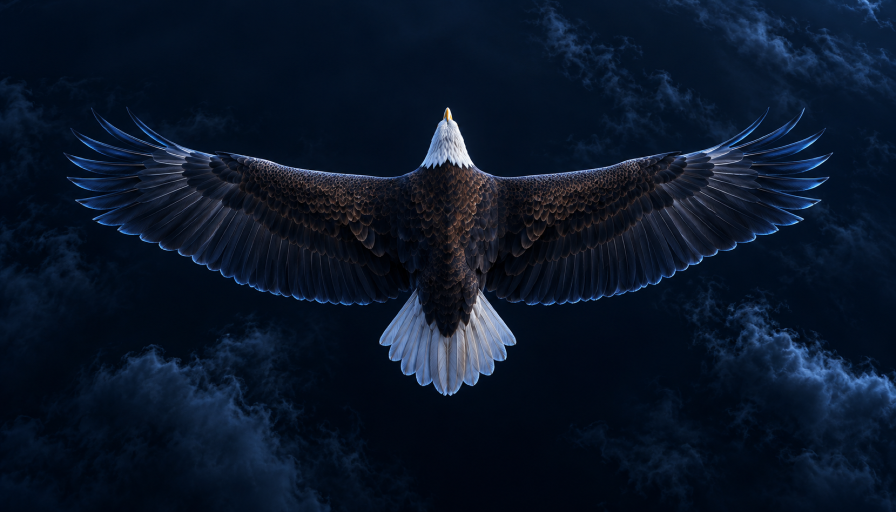
#> input picture docs/design/promo-intro-zh-tw/assets/eagle-soar.png, 1792 x 1024 px (shown at 1/2 size)
$ python make-assets.py
#> lines starting #> are read from the running program, lines starting #| are printed output that depends on the picture
#!/usr/bin/env python3
"""Derived assets for the composition. Crops and colour only; capture files stay untouched.

- assets/sky-night.jpg: night sky plate from the cloud bands of eagle-soar.png (above/below the bird)
- assets/crops/*: real screenshots split so article and panel can move independently, plus S4 cards
"""
from pathlib import Path

import numpy as np
from PIL import Image
from scipy.ndimage import gaussian_filter, map_coordinates

ROOT = Path(__file__).resolve().parent.parent
ASSETS = ROOT / "assets"
CAP = ASSETS / "capture"
CROPS = ASSETS / "crops"
CROPS.mkdir(exist_ok=True)


def smooth(x):
    x = np.clip(x, 0, 1)
    return x * x * (3 - 2 * x)


def build_sky():
    W, H, HORIZON = 1920, 1080, 350
    src = Image.open(ASSETS / "eagle-soar.png").convert("RGB")
#> src is the input picture: PIL image 1792x1024 RGB; mean R, G, B 10.1, 21.8, 40
    ys = np.arange(H, dtype=np.float32)

    top = np.array([7, 13, 43], dtype=np.float32)
    mid = np.array([20, 42, 112], dtype=np.float32)
    low = np.array([7, 13, 43], dtype=np.float32)
    up = smooth(ys / HORIZON) ** 1.8
    dn = smooth((ys - HORIZON) / (H - HORIZON))
    base = np.where(
        (ys < HORIZON)[:, None],
        top[None, :] * (1 - up[:, None]) + mid[None, :] * up[:, None],
        mid[None, :] * (1 - dn[:, None]) + low[None, :] * dn[:, None],
    )
    img = np.repeat(base[:, None, :], W, axis=1).astype(np.float32)

    def strip(box, size, flip=False):
        s = src.crop(box)
        if flip:
            s = s.transpose(Image.FLIP_LEFT_RIGHT)
        return np.array(s.resize(size, Image.LANCZOS)).astype(np.float32)

    def screen(layer, x_mask=None):
        nonlocal img
        layer = np.clip(layer, 0, 255)
        img = 255 - (255 - img) * (255 - layer) / 255

    # Cloud deck seen from above: the cloud band is projected as a ground plane, so it
    # flattens into the horizon instead of hanging like a curtain.
    tex = np.array(src.crop((0, 804, 1792, 1024))).astype(np.float32)
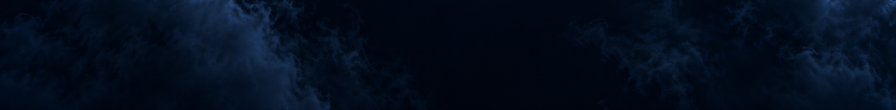
#> tex: shape (220, 1792, 3) float32 (shown at 1/2 size); mean R, G, B 3.2, 13.7, 29.5
    tex_h, tex_w = tex.shape[:2]
#> tex_h = 220; tex_w = 1792

    def sample(ax, ay):
        u = np.abs(((ax + tex_w) % (2 * tex_w)) - tex_w)
        v = np.abs(((ay + tex_h) % (2 * tex_h)) - tex_h)
        u = np.clip(u, 0, tex_w - 1)
        v = np.clip(v, 0, tex_h - 1)
        return np.dstack([map_coordinates(tex[..., c], [v, u], order=1) for c in range(3)])

    deck = np.zeros((H, W, 3), dtype=np.float32)
    xs = (np.arange(W, dtype=np.float32) - 960)[None, :]
    SS = 5
    for j in range(SS):  # supersample depth so the far band does not alias
        rows = np.arange(H, dtype=np.float32)[:, None] + j / SS
        depth = 1 / np.maximum(rows - HORIZON + 3, 3)
        ax, ay = np.broadcast_arrays(xs * depth * 430 + 300, depth * 170000 + 40)
        deck += sample(ax, ay) / SS
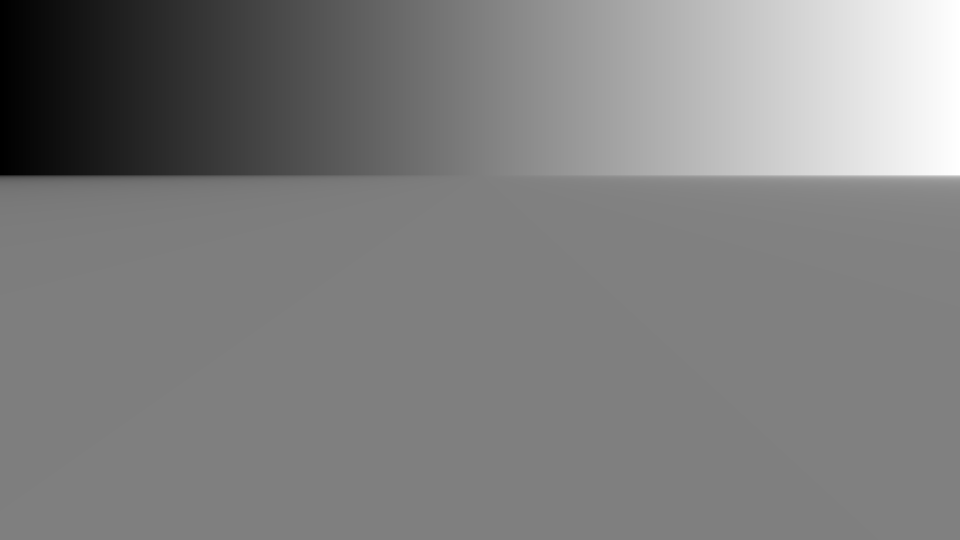
#> ax: shape (1080, 1920) float32 (shown at 1/2 size); min -137300, max 137756.7, mean 275.7; drawn with min black and max white
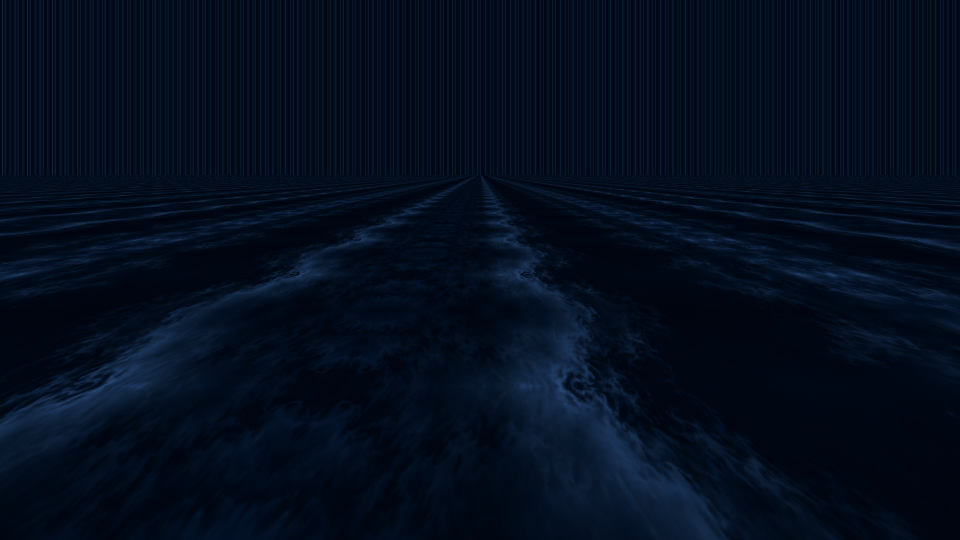
#> deck: shape (1080, 1920, 3) float32 (shown at 1/2 size); mean of channels 0, 1, 2 3.2, 13.9, 29.8; drawn as R, G, B
    depth_y = np.clip((ys - HORIZON) / (H - HORIZON), 0, 1)
#> depth_y = 1080 values from 0 to 0.999
    gain = smooth((ys - HORIZON) / 90) * (1.05 + 2.1 * (1 - depth_y) ** 2) * (1 - smooth((depth_y - 0.42) / 0.58) * 0.86)
#> gain = 1080 values, max 2.67 at index 437, min 0 at index 0, mean 0.865
    screen(gaussian_filter(deck, sigma=(0.6, 1.4, 0)) * gain[:, None, None])
#> in screen, `layer = np.clip(layer, 0, 255)`:
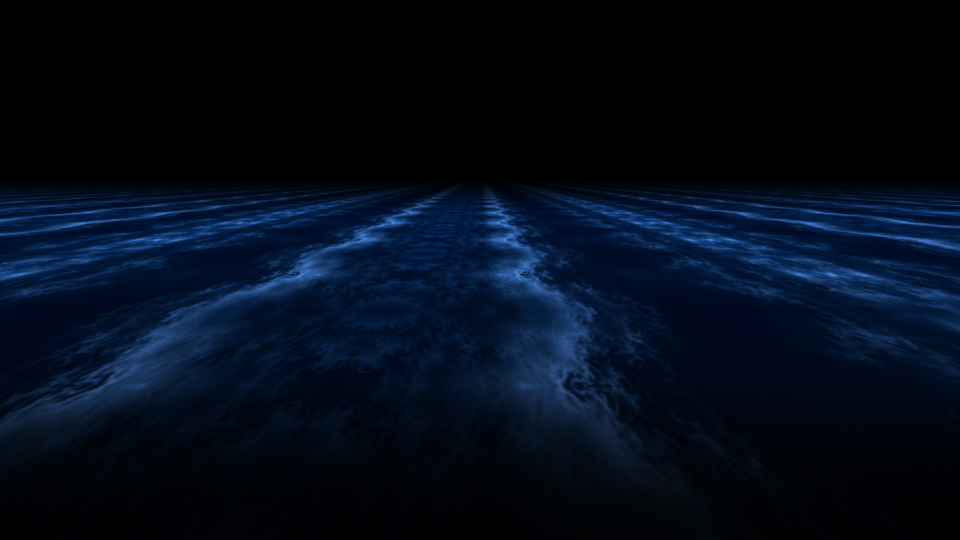
#> layer: shape (1080, 1920, 3) float32 (shown at 1/2 size); mean of channels 0, 1, 2 2.9, 12, 25.8; drawn as R, G, B
#> in screen, `img = 255 - (255 - img) * (255 - layer) / 255`:
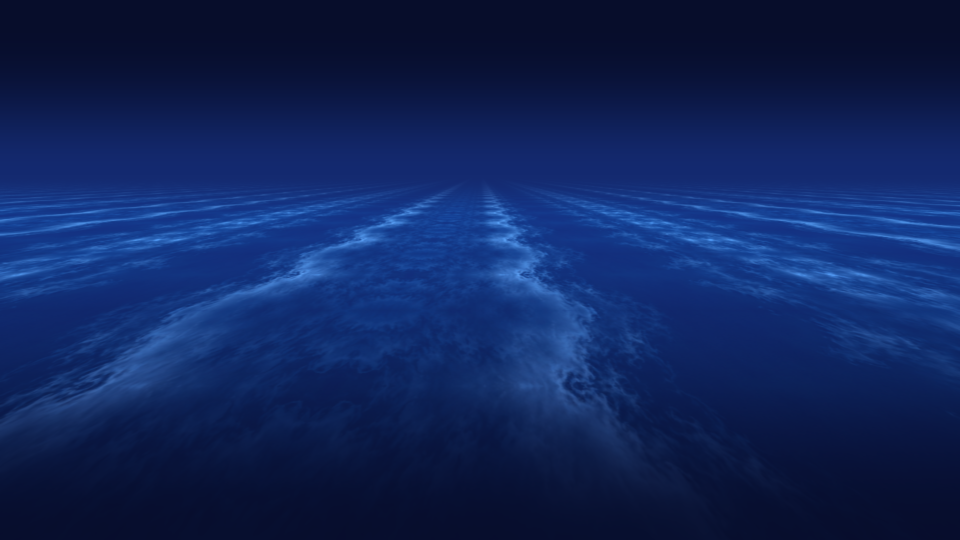
#> img: shape (1080, 1920, 3) float32 (shown at 1/2 size); mean of channels 0, 1, 2 15.8, 37, 91.8; drawn as R, G, B

    # Faint high wisps, kept quiet: copy sits over this band.
    high_h = 210
    t = np.linspace(0, 1, high_h)
    high_gain = smooth(t / 0.45) * (1 - smooth((t - 0.6) / 0.4)) * 0.55
    wisps = np.zeros((H, W, 3), dtype=np.float32)
    wisps[120 : 120 + high_h] = strip((0, 0, 1792, 204), (W, high_h), flip=True) * high_gain[:, None, None]
#> in strip, `s = s.transpose(Image.FLIP_LEFT_RIGHT)`:
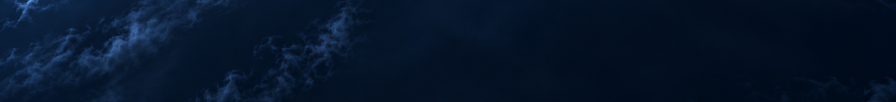
#> s: PIL image 1792x204 RGB (shown at 1/2 size); mean R, G, B 6, 21.4, 42.6
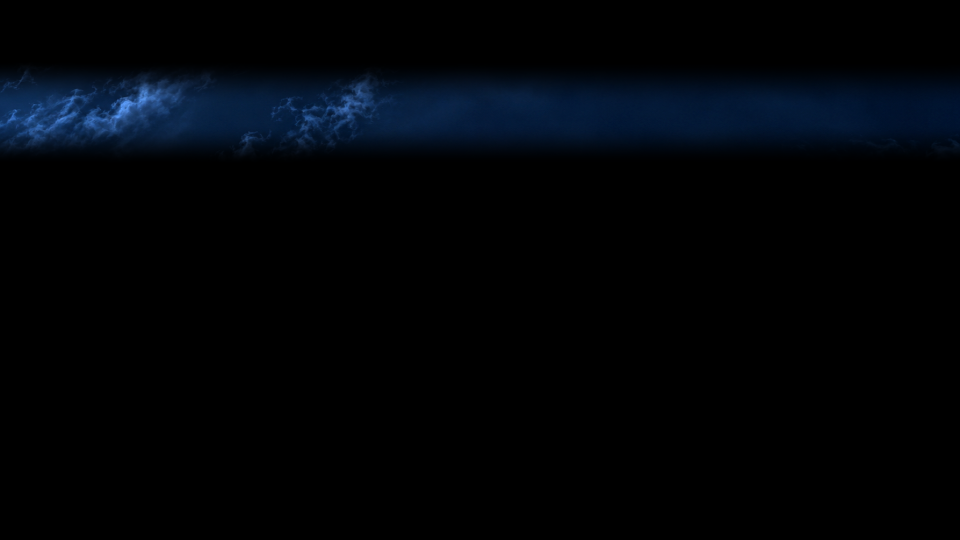
#> wisps: shape (1080, 1920, 3) float32 (shown at 1/2 size); mean of channels 0, 1, 2 0.4, 1.3, 2.6; drawn with min black and max white
    screen(wisps)

    # Stars above the horizon, seeded so every build matches.
    rng = np.random.default_rng(52310)
    for _ in range(170):
        x, y = rng.integers(0, W), rng.integers(0, HORIZON - 20)
        a = rng.uniform(0.18, 0.75) * (1 - y / HORIZON) ** 0.5
        c = np.array([214, 230, 255], dtype=np.float32)
        img[y, x] = img[y, x] * (1 - a) + c * a
        if rng.uniform() < 0.16 and 0 < x < W - 1 and 0 < y:
            for dx, dy in ((1, 0), (-1, 0), (0, 1), (0, -1)):
                img[y + dy, x + dx] = img[y + dy, x + dx] * (1 - a * 0.4) + c * a * 0.4

    Image.fromarray(img.clip(0, 255).astype(np.uint8)).save(ASSETS / "sky-night.jpg", quality=90)


def crop(name, box_css, out, width=None, **save):
    """box_css is CSS px in the 1920x1080 viewport; captures are 2x."""
#> called with name = 'view-prejump.png', box_css = (0, 0, 1540, 1080), out = 'pre-article.png'
    x0, y0, x1, y1 = [v * 2 for v in box_css]
#> x0 = 0; y0 = 0; x1 = 3080; y1 = 2160
#> (the run stopped early here; a loop or call above may not have finished)
